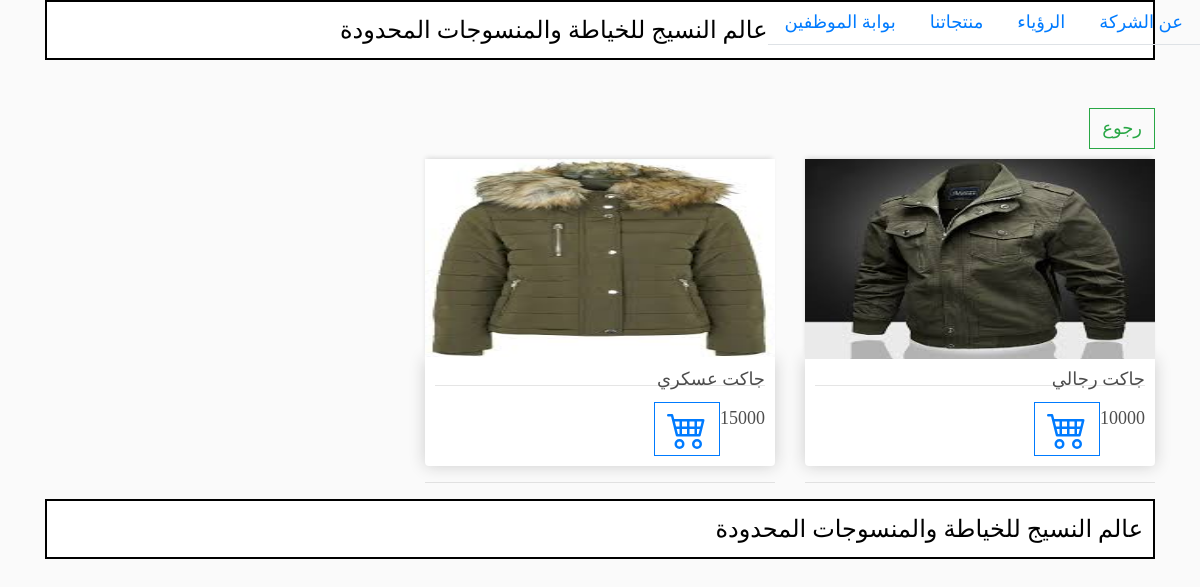
/show_acot/2, run on the app's committed database.
### markt/models.py (models this page shows, shortened)
class prodect(models.Model):
	name=models.CharField(max_length=100)
	price=models.IntegerField(default=0,blank=True)
	img_trhl=models.ImageField(upload_to='images/',null=True, blank=True)
	sanf=models.ForeignKey(Sanf,null=True, blank=True,on_delete=models.CASCADE)
	class Meta:
	 	permissions = (
            ("can_add_prodect", "can_view_prodect"),
        )

### markt/views.py (the view)
# urls.py: path('show_acot/<int:id>',views.show_acot, name='show_acot'),
def show_acot(request,id):
	sa=Sanf.objects.get(id=id)
	pr=prodect.objects.filter(sanf=id)
	context={'pr':pr}
	return render(request,'markt/show_prodact_alsanf.html',context)

### markt/templates/markt/show_prodact_alsanf.html (shortened to what this page needs)
{% extends  'markt/main.html' %}
{% load static %}
{% load bootstrap4 %}
{% block content %}
<a href="{% url 'markt:prodact_company' %}" class="btn btn-outline-success">  <font size="+1.5"   style="font-family:Noto Kufi Arabic Medium;">
رجوع  </font></a>
<div class="row" dir="rtl">
  {% for i in pr  %}
    <div class="col-lg-4" dir="rtl" align="right">
      <img class="thumbnail" src="{{i.img_trhl.url}}">
      <div class="box-element product">
        <h6 style="display:inline-block; float:right"><font size="+1.5" style="font-family: Noto Kufi Arabic Medium;">
{{i.name}}</font></h6>
        <hr>
        <a class="btn btn-outline-primary" href="{% url 'markt:show_prodect' i.id  %}"><svg xmlns="http://www.w3.org/2000/svg" width="40" height="40" fill="currentColor" class="bi bi-cart4" viewBox="0 0 16 16">
  </a>
        <h4 style="display:inline-block; float:right"><font size="+1.5" style="font-family: Noto Kufi Arabic Medium;">
{{i.price}}</font></h4>
      </div>
      <hr>
    </div>
  {% endfor %}
</div>
{% endblock content %}

### static/css/main.css (style rules this page uses)
body { background-color: hsl(0, 0%, 98%); }
h1,h2,h3,h4,h5,h6 { color:hsl(0, 0%, 30%); }
.box-element { box-shadow:hsl(0, 0%, 80%) 0 0 16px; background-color: #fff; border-radius: 4px; padding: 10px; }
.thumbnail { width: 100%; height: 200px; -webkit-box-shadow: -1px -3px 5px -2px rgba(214,214,214,1); -moz-box-shadow: -1px -3px 5px -2px rgba(214,214,214,1); box-shadow: -1px -3px 5px -2px rgba(214,214,214,1); }
.product { border-radius: 0 0 4px 4px; }
.col-lg-4, .col-lg-6, .col-lg-8, .col-lg-12 { margin-top: 10px; }
.btn { border-radius: 0; }

### markt/templates/markt/main.html (style rules this page uses)
body { background-color: hsl(0, 0%, 98%); }
h1,h2,h3,h4,h5,h6 { color:hsl(0, 0%, 30%); }
.box-element { box-shadow:hsl(0, 0%, 80%) 0 0 16px; background-color: #fff; border-radius: 4px; padding: 10px; }
.thumbnail { width: 100%; height: 200px; -webkit-box-shadow: -1px -3px 5px -2px rgba(214,214,214,1); -moz-box-shadow: -1px -3px 5px -2px rgba(214,214,214,1); box-shadow: -1px -3px 5px -2px rgba(214,214,214,1); }
.product { border-radius: 0 0 4px 4px; }
.col-lg-4, .col-lg-6, .col-lg-8, .col-lg-12 { margin-top: 10px; }
.btn { border-radius: 0; }

### data on the page
prodect: img_trhl (picture), name "جاكت رجالي", price "10000"
prodect: img_trhl (picture), name "جاكت عسكري", price "15000"
